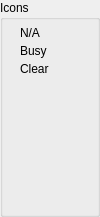
             <widget class="QGroupBox" name="groupBox_5">
              <property name="sizePolicy">
               <sizepolicy hsizetype="Expanding" vsizetype="Expanding">
                <horstretch>0</horstretch>
                <verstretch>0</verstretch>
               </sizepolicy>
              </property>
              <property name="maximumSize">
               <size>
                <width>100</width>
                <height>16777215</height>
               </size>
              </property>
              <property name="title">
               <string>Icons</string>
              </property>
              <property name="alignment">
               <set>Qt::AlignmentFlag::AlignLeading|Qt::AlignmentFlag::AlignLeft|Qt::AlignmentFlag::AlignTop</set>
              </property>
              <layout class="QVBoxLayout" name="verticalLayout_14">
               <property name="spacing">
                <number>2</number>
               </property>
               <property name="leftMargin">
                <number>6</number>
               </property>
               <property name="topMargin">
                <number>6</number>
               </property>
               <property name="rightMargin">
                <number>6</number>
               </property>
               <property name="bottomMargin">
                <number>6</number>
               </property>
               <item>
                <layout class="QFormLayout" name="formLayout">
                 <property name="horizontalSpacing">
                  <number>4</number>
                 </property>
                 <property name="verticalSpacing">
                  <number>4</number>
                 </property>
                 <property name="leftMargin">
                  <number>0</number>
                 </property>
                 <property name="topMargin">
                  <number>0</number>
                 </property>
                 <item row="0" column="0">
                  <widget class="QLabel" name="label_AboutI1">
                   <property name="text">
                    <string/>
                   </property>
                  </widget>
                 </item>
                 <item row="0" column="1">
                  <widget class="QLabel" name="label_19">
                   <property name="text">
                    <string>N/A</string>
                   </property>
                  </widget>
                 </item>
                 <item row="1" column="0">
                  <widget class="QLabel" name="label_AboutI2">
                   <property name="text">
                    <string/>
                   </property>
                  </widget>
                 </item>
                 <item row="1" column="1">
                  <widget class="QLabel" name="label_24">
                   <property name="text">
                    <string>Busy</string>
                   </property>
                  </widget>
                 </item>
                 <item row="2" column="0">
                  <widget class="QLabel" name="label_AboutI3">
                   <property name="text">
                    <string/>
                   </property>
                  </widget>
                 </item>
                 <item row="2" column="1">
                  <widget class="QLabel" name="label_23">
                   <property name="text">
                    <string>Clear</string>
                   </property>
                  </widget>
                 </item>
                 <item row="3" column="1">
                  <spacer name="verticalSpacer_2">
                   <property name="orientation">
                    <enum>Qt::Orientation::Vertical</enum>
                   </property>
                   <property name="sizeHint" stdset="0">
                    <size>
                     <width>20</width>
                     <height>40</height>
                    </size>
                   </property>
                  </spacer>
                 </item>
                 <item row="4" column="1">
                  <widget class="QLabel" name="label_logo">
                   <property name="minimumSize">
                    <size>
                     <width>64</width>
                     <height>64</height>
                    </size>
                   </property>
                   <property name="maximumSize">
                    <size>
                     <width>64</width>
                     <height>64</height>
                    </size>
                   </property>
                   <property name="text">
                    <string/>
                   </property>
                   <property name="pixmap">
                    <pixmap>images/Ars32.png</pixmap>
                   </property>
                   <property name="scaledContents">
                    <bool>true</bool>
                   </property>
                  </widget>
                 </item>
                </layout>
               </item>
               <item>
                <spacer name="horizontalSpacer_12">
                 <property name="orientation">
                  <enum>Qt::Orientation::Horizontal</enum>
                 </property>
                 <property name="sizeHint" stdset="0">
                  <size>
                   <width>40</width>
                   <height>20</height>
                  </size>
                 </property>
                </spacer>
               </item>
              </layout>
             </widget>
